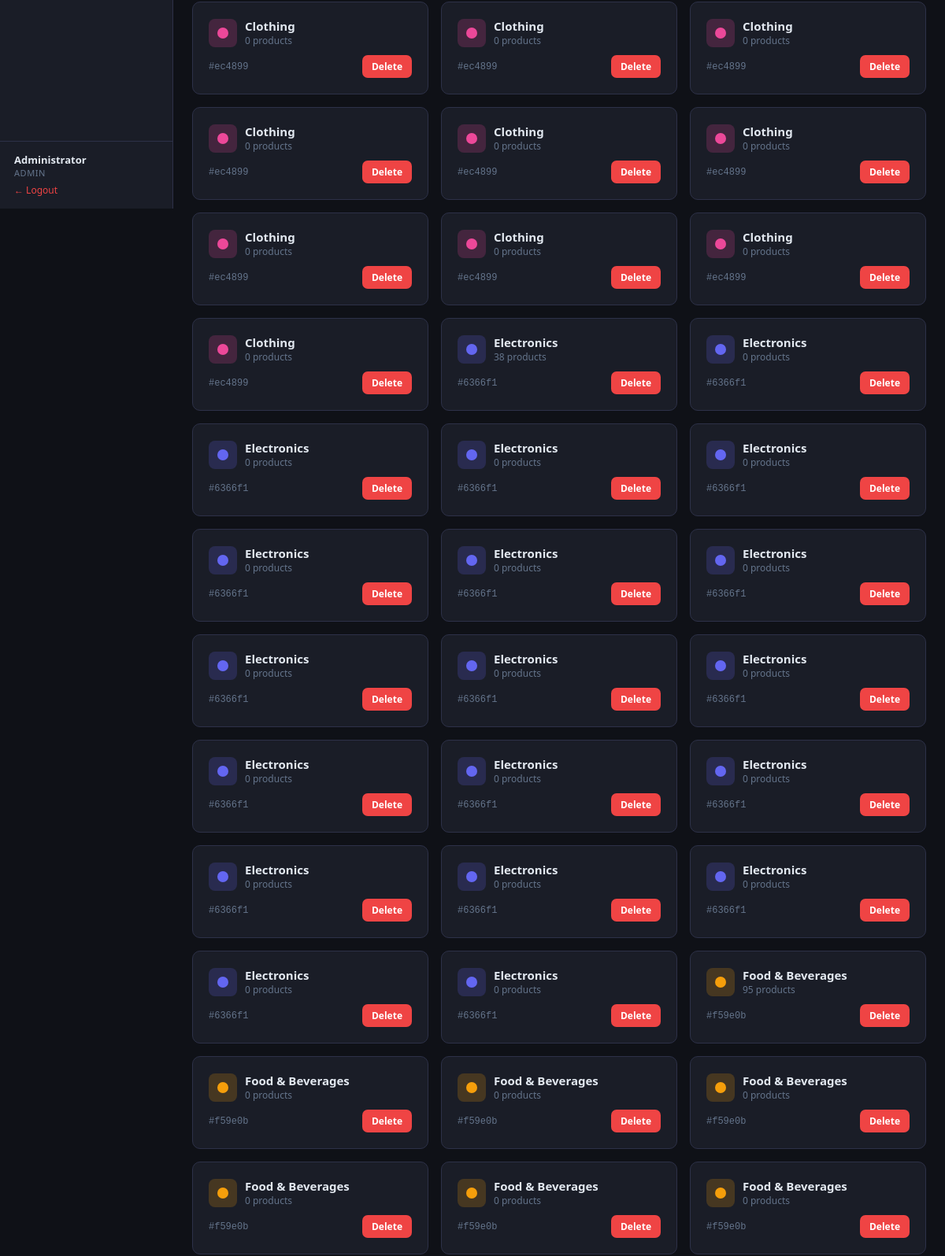
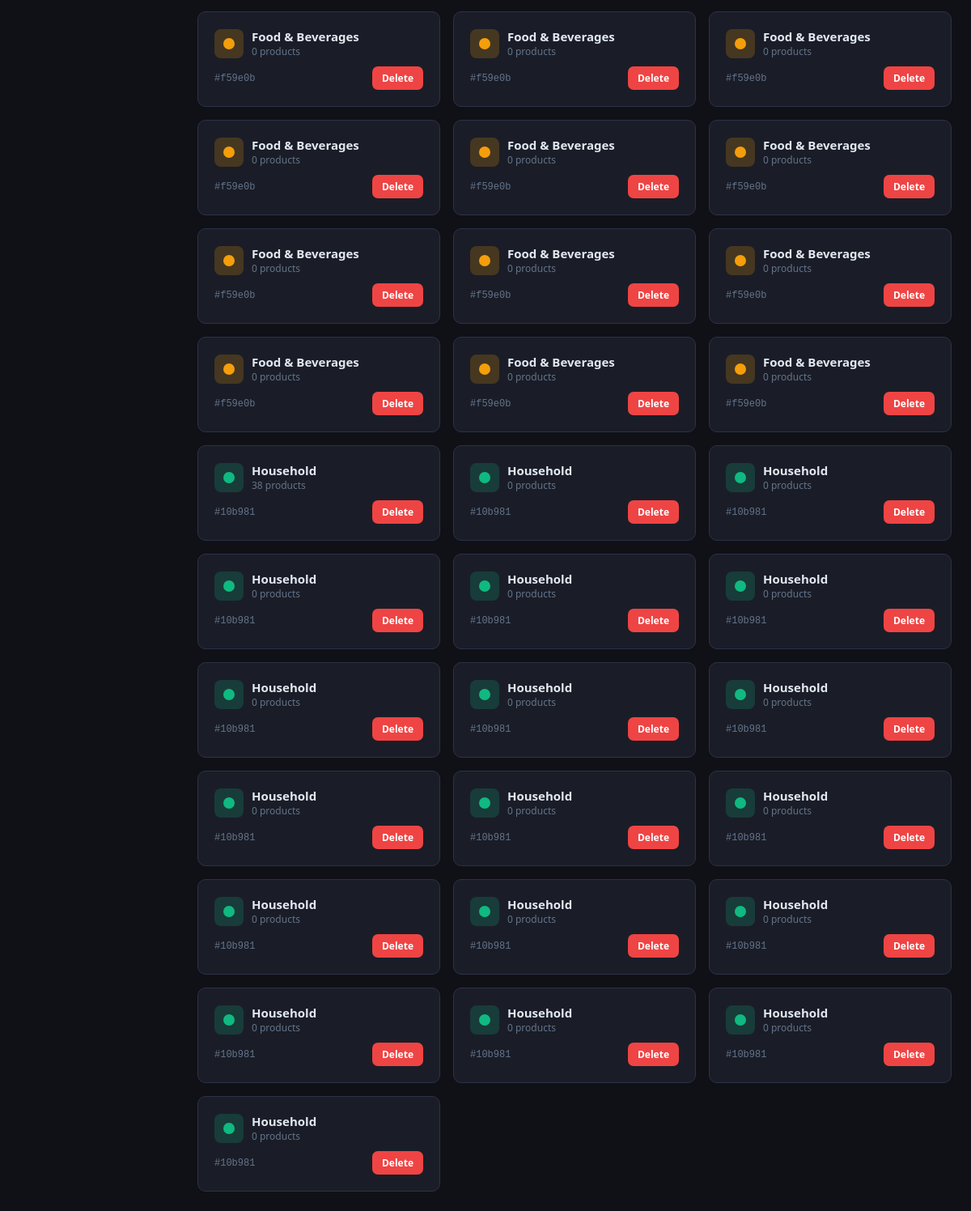
The app's page /categories (signed in, lower part), older data (2 pictures, top to bottom).
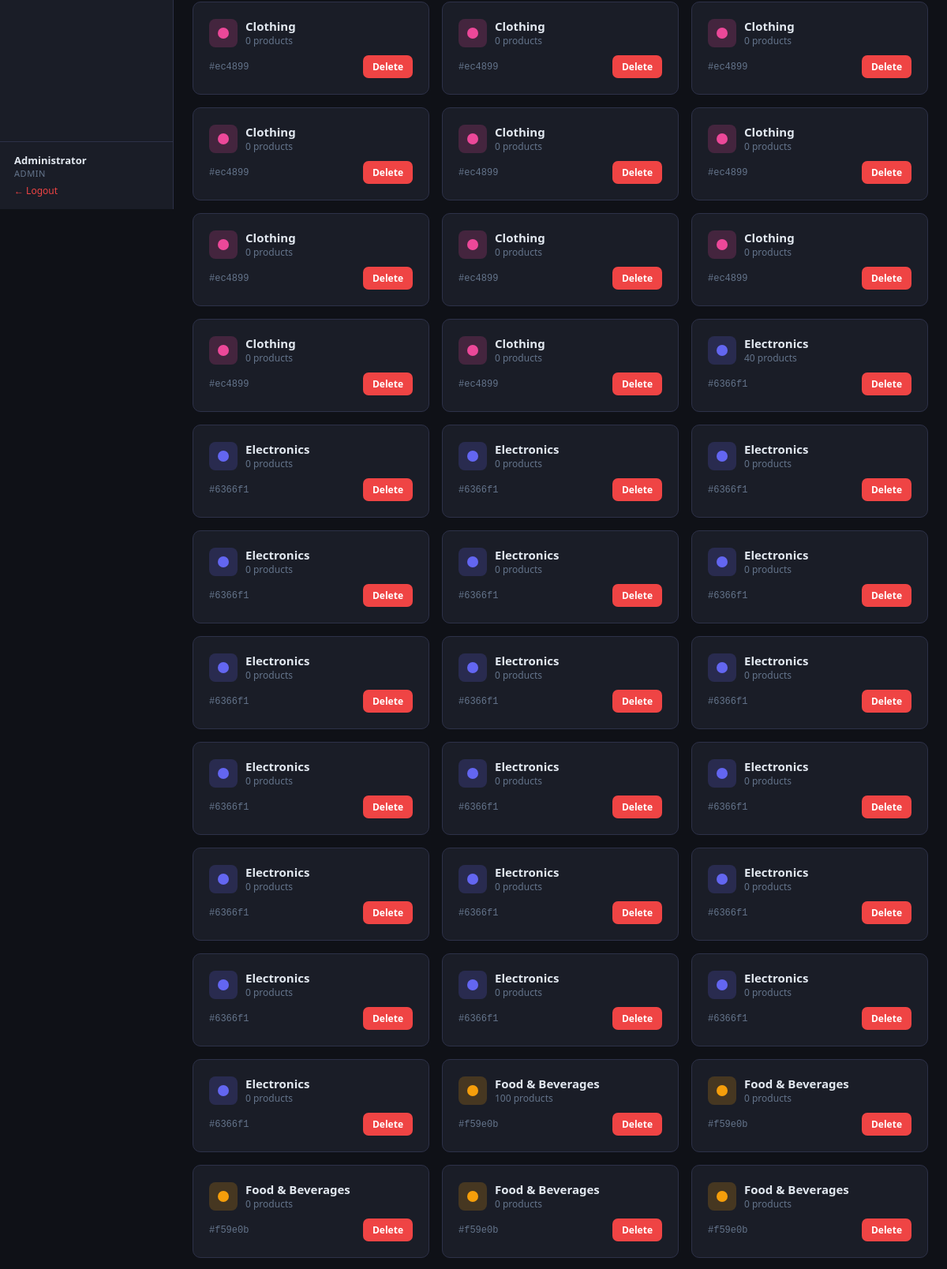
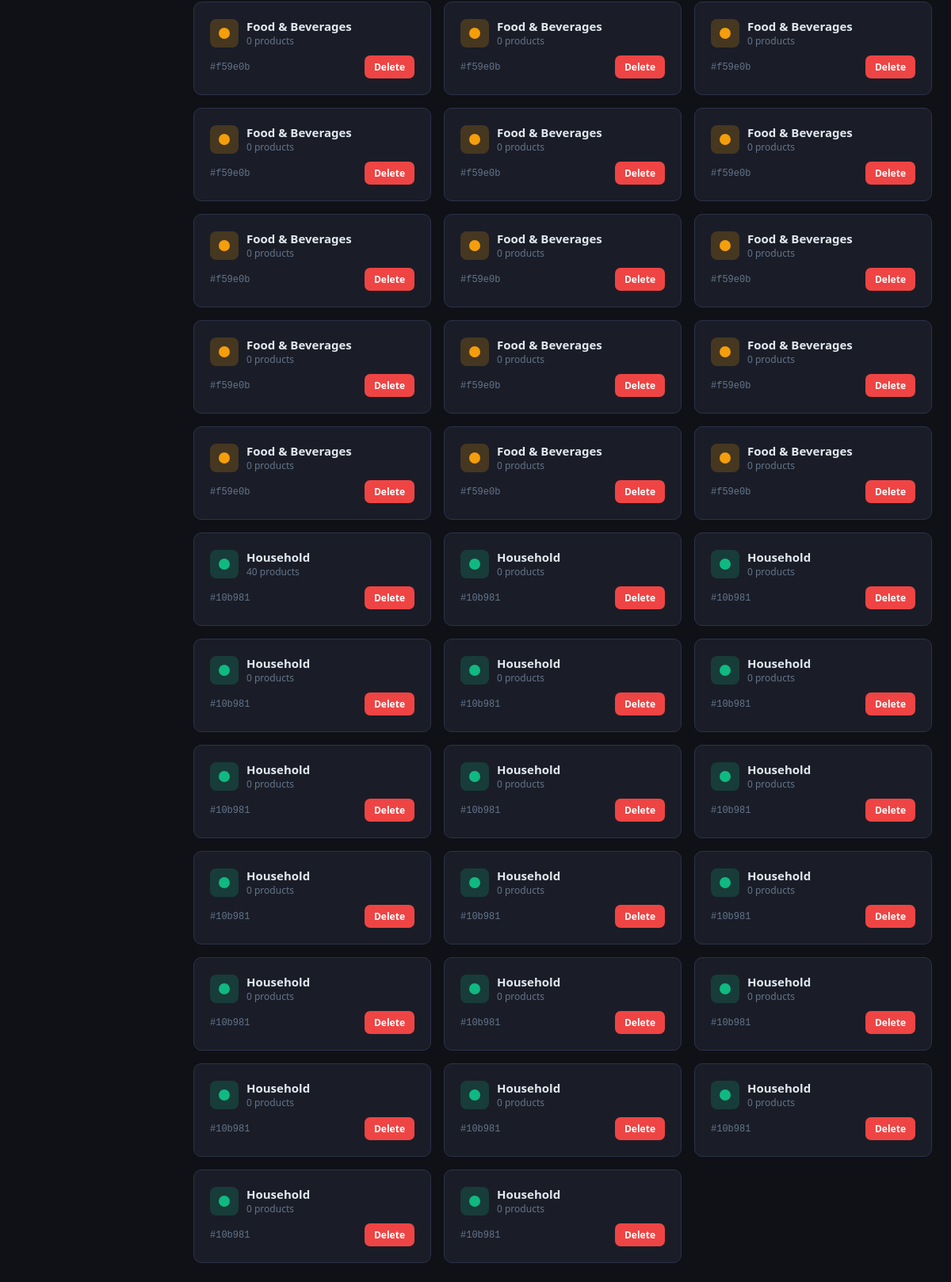
The same page, newer data (2 pictures, top to bottom).
### tables this page shows
CREATE TABLE categories (
            id INTEGER PRIMARY KEY AUTOINCREMENT,
            name TEXT NOT NULL,
            color TEXT DEFAULT '#6366f1'
        );

### app.py (the view)
@app.route('/categories')
@admin_required
def categories():
    conn = get_db()
    cats = conn.execute("""
        SELECT c.*, COUNT(p.id) as product_count FROM categories c
        LEFT JOIN products p ON c.id=p.category_id AND p.active=1
        GROUP BY c.id ORDER BY c.name
    """).fetchall()
    conn.close()
    return render_template('categories.html', categories=cats)

### app.py (called while the page is built)
def get_db():
    conn = sqlite3.connect(DB)
    conn.row_factory = sqlite3.Row
    return conn

def admin_required(f):
    from functools import wraps
    @wraps(f)
    def decorated(*args, **kwargs):
        if 'user_id' not in session:
            return redirect(url_for('login'))
        if session.get('role') != 'admin':
            flash('Admin access required.', 'error')
            return redirect(url_for('pos'))
        return f(*args, **kwargs)
    return decorated

### templates/categories.html (shortened to what this page needs)
{% extends 'base.html' %}
{% block content %}
<div class="grid grid-3">
  {% for cat in categories %}
  <div class="card">
    <div style="display:flex;align-items:center;gap:10px;margin-bottom:10px;">
      <div style="width:36px;height:36px;border-radius:8px;background:{{ cat.color }}33;display:flex;align-items:center;justify-content:center;">
        <div style="width:14px;height:14px;border-radius:50%;background:{{ cat.color }};"></div>
      </div>
      <div>
        <div style="font-weight:700;font-size:15px;">{{ cat.name }}</div>
        <div style="font-size:12px;color:var(--muted);">{{ cat.product_count }} products</div>
      </div>
    </div>
    <div style="display:flex;align-items:center;gap:6px;justify-content:space-between;">
      <span style="font-size:12px;color:var(--muted);font-family:monospace;">{{ cat.color }}</span>
      <form method="post" action="{{ url_for('delete_category', cid=cat.id) }}" onsubmit="return confirm('Delete this category?')">
        <button type="submit" class="btn btn-sm btn-danger">Delete</button>
      </form>
    </div>
  </div>
  {% else %}
    <div class="empty" style="grid-column:span 3;">No categories yet</div>
  {% endfor %}
</div>
{% endblock %}

### templates/base.html (shortened to what this page needs)
<!DOCTYPE html>
<html lang="en" data-theme="dark">
<head>
</head>
<body>
<div class="layout">
  <div class="sidebar">
    <nav class="nav">
    </nav>
    <div class="sidebar-user">
      <div class="name">{{ session.get('full_name','User') }}</div>
      <div class="role">{{ session.get('role','') }}</div>
      <a href="{{ url_for('logout') }}">← Logout</a>
    </div>
  </div>
  <div class="main">
    <div class="page-content">
      {% block content %}{% endblock %}
    </div>
  </div>
</div>
</body>
</html>

### templates/base.html (style rules this page uses)
[data-theme="dark"] { --bg: #0f1117; --surface: #1a1d27; --surface2: #22263a; --border: #2d3148; --text: #e2e8f0; --muted: #64748b; --shadow: rgba(0,0,0,.4); }
:root { --accent: #6366f1; --accent2: #818cf8; --success: #10b981; --warning: #f59e0b; --danger: #ef4444; --radius: 10px; --font: 'Segoe UI', system-ui, sans-serif; }
* { margin:0;padding:0;box-sizing:border-box; }
body { background:var(--bg);color:var(--text);font-family:var(--font);min-height:100vh;transition:background .2s,color .2s; }
a { color:var(--accent2);text-decoration:none; }
.layout { display:flex;min-height:100vh; }
.sidebar { width:220px;background:var(--surface);border-right:1px solid var(--border);display:flex;flex-direction:column;position:fixed;height:100vh;z-index:100;transition:background .2s,border-color .2s; }
.nav { padding:12px 0;flex:1; }
.sidebar-user { padding:14px 18px;border-top:1px solid var(--border); }
.sidebar-user .name { font-size:13px;font-weight:600; }
.sidebar-user .role { font-size:11px;color:var(--muted);text-transform:uppercase;letter-spacing:.05em; }
.sidebar-user a { font-size:12px;color:var(--danger);margin-top:6px;display:inline-block; }
.main { margin-left:220px;flex:1;display:flex;flex-direction:column; }
.page-content { padding:24px; }
.card { background:var(--surface);border:1px solid var(--border);border-radius:var(--radius);padding:20px;transition:background .2s,border-color .2s; }
.grid { display:grid;gap:16px; }
.grid-3 { grid-template-columns:repeat(3,1fr); }
.btn { display:inline-flex;align-items:center;gap:6px;padding:9px 16px;border:none;border-radius:7px;font-size:13px;font-weight:600;cursor:pointer;transition:.15s;font-family:inherit;text-decoration:none; }
.btn-danger { background:var(--danger);color:#fff; }
.btn-sm { padding:6px 12px;font-size:12px; }

Row changes from the older to the newer data that the page shows:
added categories: name "Clothing", product_count "0", color "#ec4899"
computed for categories (number 12 of 71 on the later page): product_count "38" → "40"
added categories: name "Electronics", product_count "0", color "#6366f1"
computed for categories (number 32 of 71 on the later page): product_count "95" → "100"
added categories: name "Food & Beverages", product_count "0", color "#f59e0b"
computed for categories (number 52 of 71 on the later page): product_count "38" → "40"
added categories: name "Household", product_count "0", color "#10b981"
